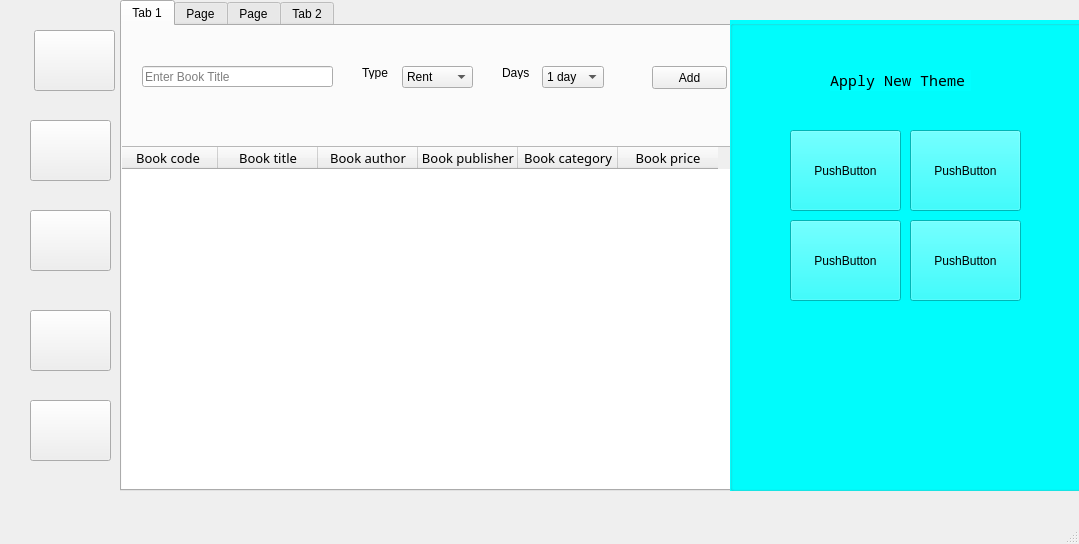
<?xml version="1.0" encoding="UTF-8"?>
<ui version="4.0">
 <class>MainWindow</class>
 <widget class="QMainWindow" name="MainWindow">
  <property name="geometry">
   <rect>
    <x>0</x>
    <y>0</y>
    <width>1079</width>
    <height>544</height>
   </rect>
  </property>
  <property name="windowTitle">
   <string>MainWindow</string>
  </property>
  <widget class="QWidget" name="centralwidget">
   <widget class="QPushButton" name="pushButton">
    <property name="geometry">
     <rect>
      <x>34</x>
      <y>30</y>
      <width>81</width>
      <height>61</height>
     </rect>
    </property>
    <property name="text">
     <string/>
    </property>
    <property name="icon">
     <iconset resource="icons.qrc">
      <normaloff>:/icons/today.png</normaloff>:/icons/today.png</iconset>
    </property>
    <property name="iconSize">
     <size>
      <width>60</width>
      <height>60</height>
     </size>
    </property>
   </widget>
   <widget class="QPushButton" name="pushButton_2">
    <property name="geometry">
     <rect>
      <x>30</x>
      <y>120</y>
      <width>81</width>
      <height>61</height>
     </rect>
    </property>
    <property name="text">
     <string/>
    </property>
    <property name="icon">
     <iconset resource="icons.qrc">
      <normaloff>:/icons/books.png</normaloff>:/icons/books.png</iconset>
    </property>
    <property name="iconSize">
     <size>
      <width>60</width>
      <height>60</height>
     </size>
    </property>
   </widget>
   <widget class="QPushButton" name="pushButton_3">
    <property name="geometry">
     <rect>
      <x>30</x>
      <y>210</y>
      <width>81</width>
      <height>61</height>
     </rect>
    </property>
    <property name="text">
     <string/>
    </property>
    <property name="icon">
     <iconset resource="icons.qrc">
      <normaloff>:/icons/users.png</normaloff>:/icons/users.png</iconset>
    </property>
    <property name="iconSize">
     <size>
      <width>60</width>
      <height>60</height>
     </size>
    </property>
   </widget>
   <widget class="QPushButton" name="pushButton_4">
    <property name="geometry">
     <rect>
      <x>30</x>
      <y>310</y>
      <width>81</width>
      <height>61</height>
     </rect>
    </property>
    <property name="text">
     <string/>
    </property>
    <property name="icon">
     <iconset resource="icons.qrc">
      <normaloff>:/icons/settings.png</normaloff>:/icons/settings.png</iconset>
    </property>
    <property name="iconSize">
     <size>
      <width>60</width>
      <height>60</height>
     </size>
    </property>
   </widget>
   <widget class="QPushButton" name="pushButton_5">
    <property name="geometry">
     <rect>
      <x>30</x>
      <y>400</y>
      <width>81</width>
      <height>61</height>
     </rect>
    </property>
    <property name="text">
     <string/>
    </property>
    <property name="icon">
     <iconset resource="icons.qrc">
      <normaloff>:/icons/themes.jpeg</normaloff>:/icons/themes.jpeg</iconset>
    </property>
    <property name="iconSize">
     <size>
      <width>60</width>
      <height>60</height>
     </size>
    </property>
   </widget>
   <widget class="QTabWidget" name="tabWidget">
    <property name="geometry">
     <rect>
      <x>120</x>
      <y>0</y>
      <width>951</width>
      <height>491</height>
     </rect>
    </property>
    <property name="currentIndex">
     <number>0</number>
    </property>
    <widget class="QWidget" name="tab">
     <attribute name="title">
      <string>Tab 1</string>
     </attribute>
     <widget class="QTableWidget" name="tableWidget">
      <property name="geometry">
       <rect>
        <x>-5</x>
        <y>120</y>
        <width>711</width>
        <height>351</height>
       </rect>
      </property>
      <property name="font">
       <font>
        <family>Ponnala</family>
        <pointsize>10</pointsize>
       </font>
      </property>
      <column>
       <property name="text">
        <string>Book code</string>
       </property>
      </column>
      <column>
       <property name="text">
        <string>Book title</string>
       </property>
      </column>
      <column>
       <property name="text">
        <string>Book author</string>
       </property>
      </column>
      <column>
       <property name="text">
        <string>Book publisher</string>
       </property>
      </column>
      <column>
       <property name="text">
        <string>Book category</string>
       </property>
      </column>
      <column>
       <property name="text">
        <string>Book price</string>
       </property>
      </column>
     </widget>
     <widget class="QPushButton" name="pushButton_6">
      <property name="geometry">
       <rect>
        <x>530</x>
        <y>40</y>
        <width>75</width>
        <height>23</height>
       </rect>
      </property>
      <property name="text">
       <string>Add</string>
      </property>
     </widget>
     <widget class="QLineEdit" name="lineEdit">
      <property name="geometry">
       <rect>
        <x>20</x>
        <y>40</y>
        <width>191</width>
        <height>21</height>
       </rect>
      </property>
      <property name="text">
       <string/>
      </property>
      <property name="placeholderText">
       <string>Enter Book Title</string>
      </property>
     </widget>
     <widget class="QComboBox" name="comboBox">
      <property name="enabled">
       <bool>true</bool>
      </property>
      <property name="geometry">
       <rect>
        <x>280</x>
        <y>40</y>
        <width>71</width>
        <height>22</height>
       </rect>
      </property>
      <property name="duplicatesEnabled">
       <bool>true</bool>
      </property>
      <item>
       <property name="text">
        <string>Rent</string>
       </property>
      </item>
      <item>
       <property name="text">
        <string>Retrieve</string>
       </property>
      </item>
     </widget>
     <widget class="QComboBox" name="comboBox_2">
      <property name="geometry">
       <rect>
        <x>420</x>
        <y>40</y>
        <width>62</width>
        <height>22</height>
       </rect>
      </property>
      <item>
       <property name="text">
        <string>1 day</string>
       </property>
      </item>
      <item>
       <property name="text">
        <string>2 days</string>
       </property>
      </item>
      <item>
       <property name="text">
        <string>3 days</string>
       </property>
      </item>
      <item>
       <property name="text">
        <string>4 days</string>
       </property>
      </item>
      <item>
       <property name="text">
        <string>5 days</string>
       </property>
      </item>
      <item>
       <property name="text">
        <string>10 days</string>
       </property>
      </item>
     </widget>
     <widget class="QLabel" name="label">
      <property name="geometry">
       <rect>
        <x>240</x>
        <y>40</y>
        <width>51</width>
        <height>13</height>
       </rect>
      </property>
      <property name="text">
       <string>Type</string>
      </property>
     </widget>
     <widget class="QLabel" name="label_2">
      <property name="geometry">
       <rect>
        <x>380</x>
        <y>40</y>
        <width>51</width>
        <height>13</height>
       </rect>
      </property>
      <property name="text">
       <string>Days</string>
      </property>
     </widget>
    </widget>
    <widget class="QWidget" name="tab_7">
     <attribute name="title">
      <string>Page</string>
     </attribute>
     <widget class="QTabWidget" name="tabWidget_3">
      <property name="geometry">
       <rect>
        <x>0</x>
        <y>0</y>
        <width>881</width>
        <height>461</height>
       </rect>
      </property>
      <property name="currentIndex">
       <number>1</number>
      </property>
      <widget class="QWidget" name="tab_8">
       <attribute name="title">
        <string>Tab 1</string>
       </attribute>
       <widget class="QLabel" name="label_15">
        <property name="geometry">
         <rect>
          <x>80</x>
          <y>30</y>
          <width>71</width>
          <height>31</height>
         </rect>
        </property>
        <property name="font">
         <font>
          <family>Navilu</family>
          <pointsize>11</pointsize>
         </font>
        </property>
        <property name="text">
         <string>Book Title</string>
        </property>
       </widget>
       <widget class="QLineEdit" name="lineEdit_8">
        <property name="geometry">
         <rect>
          <x>170</x>
          <y>30</y>
          <width>211</width>
          <height>31</height>
         </rect>
        </property>
       </widget>
       <widget class="QPlainTextEdit" name="plainTextEdit_3">
        <property name="geometry">
         <rect>
          <x>10</x>
          <y>80</y>
          <width>371</width>
          <height>251</height>
         </rect>
        </property>
       </widget>
       <widget class="QLabel" name="label_4">
        <property name="geometry">
         <rect>
          <x>510</x>
          <y>30</y>
          <width>71</width>
          <height>31</height>
         </rect>
        </property>
        <property name="font">
         <font>
          <pointsize>11</pointsize>
         </font>
        </property>
        <property name="text">
         <string>Book Code</string>
        </property>
       </widget>
       <widget class="QLineEdit" name="lineEdit_2">
        <property name="geometry">
         <rect>
          <x>610</x>
          <y>30</y>
          <width>221</width>
          <height>31</height>
         </rect>
        </property>
       </widget>
       <widget class="QLineEdit" name="lineEdit_9">
        <property name="geometry">
         <rect>
          <x>610</x>
          <y>240</y>
          <width>221</width>
          <height>31</height>
         </rect>
        </property>
       </widget>
       <widget class="QLabel" name="label_5">
        <property name="geometry">
         <rect>
          <x>530</x>
          <y>240</y>
          <width>71</width>
          <height>31</height>
         </rect>
        </property>
        <property name="font">
         <font>
          <pointsize>11</pointsize>
         </font>
        </property>
        <property name="text">
         <string>Book Title</string>
        </property>
       </widget>
       <widget class="QComboBox" name="comboBox_3">
        <property name="geometry">
         <rect>
          <x>610</x>
          <y>80</y>
          <width>221</width>
          <height>22</height>
         </rect>
        </property>
       </widget>
       <widget class="QComboBox" name="comboBox_9">
        <property name="geometry">
         <rect>
          <x>610</x>
          <y>130</y>
          <width>221</width>
          <height>22</height>
         </rect>
        </property>
       </widget>
       <widget class="QComboBox" name="comboBox_10">
        <property name="geometry">
         <rect>
          <x>610</x>
          <y>180</y>
          <width>221</width>
          <height>22</height>
         </rect>
        </property>
       </widget>
       <widget class="QLabel" name="label_6">
        <property name="geometry">
         <rect>
          <x>530</x>
          <y>80</y>
          <width>71</width>
          <height>31</height>
         </rect>
        </property>
        <property name="font">
         <font>
          <pointsize>11</pointsize>
         </font>
        </property>
        <property name="text">
         <string>Category</string>
        </property>
       </widget>
       <widget class="QLabel" name="label_7">
        <property name="geometry">
         <rect>
          <x>530</x>
          <y>120</y>
          <width>71</width>
          <height>31</height>
         </rect>
        </property>
        <property name="font">
         <font>
          <pointsize>11</pointsize>
         </font>
        </property>
        <property name="text">
         <string>Author</string>
        </property>
       </widget>
       <widget class="QLabel" name="label_8">
        <property name="geometry">
         <rect>
          <x>530</x>
          <y>170</y>
          <width>71</width>
          <height>31</height>
         </rect>
        </property>
        <property name="font">
         <font>
          <pointsize>11</pointsize>
         </font>
        </property>
        <property name="text">
         <string>Publisher</string>
        </property>
       </widget>
       <widget class="QPushButton" name="pushButton_7">
        <property name="geometry">
         <rect>
          <x>430</x>
          <y>350</y>
          <width>111</width>
          <height>23</height>
         </rect>
        </property>
        <property name="font">
         <font>
          <family>Mitra </family>
          <pointsize>10</pointsize>
         </font>
        </property>
        <property name="text">
         <string>Save</string>
        </property>
       </widget>
      </widget>
      <widget class="QWidget" name="tab_9">
       <attribute name="title">
        <string>Tab 2</string>
       </attribute>
       <widget class="QLabel" name="label_3">
        <property name="geometry">
         <rect>
          <x>80</x>
          <y>30</y>
          <width>71</width>
          <height>31</height>
         </rect>
        </property>
        <property name="font">
         <font>
          <family>Navilu</family>
          <pointsize>11</pointsize>
         </font>
        </property>
        <property name="text">
         <string>Book Title</string>
        </property>
       </widget>
       <widget class="QLabel" name="label_16">
        <property name="geometry">
         <rect>
          <x>80</x>
          <y>80</y>
          <width>71</width>
          <height>31</height>
         </rect>
        </property>
        <property name="font">
         <font>
          <family>Navilu</family>
          <pointsize>11</pointsize>
         </font>
        </property>
        <property name="text">
         <string>Book Title</string>
        </property>
       </widget>
       <widget class="QLineEdit" name="lineEdit_3">
        <property name="geometry">
         <rect>
          <x>180</x>
          <y>30</y>
          <width>211</width>
          <height>31</height>
         </rect>
        </property>
       </widget>
       <widget class="QLineEdit" name="lineEdit_4">
        <property name="geometry">
         <rect>
          <x>180</x>
          <y>80</y>
          <width>211</width>
          <height>31</height>
         </rect>
        </property>
       </widget>
       <widget class="QPlainTextEdit" name="plainTextEdit_2">
        <property name="geometry">
         <rect>
          <x>20</x>
          <y>120</y>
          <width>371</width>
          <height>251</height>
         </rect>
        </property>
       </widget>
       <widget class="QPushButton" name="pushButton_8">
        <property name="geometry">
         <rect>
          <x>700</x>
          <y>20</y>
          <width>131</width>
          <height>23</height>
         </rect>
        </property>
        <property name="text">
         <string>Search</string>
        </property>
       </widget>
       <widget class="QLabel" name="label_10">
        <property name="geometry">
         <rect>
          <x>520</x>
          <y>50</y>
          <width>71</width>
          <height>31</height>
         </rect>
        </property>
        <property name="font">
         <font>
          <pointsize>11</pointsize>
         </font>
        </property>
        <property name="text">
         <string>Book Code</string>
        </property>
       </widget>
       <widget class="QLineEdit" name="lineEdit_6">
        <property name="geometry">
         <rect>
          <x>620</x>
          <y>50</y>
          <width>221</width>
          <height>31</height>
         </rect>
        </property>
       </widget>
       <widget class="QLineEdit" name="lineEdit_10">
        <property name="geometry">
         <rect>
          <x>620</x>
          <y>250</y>
          <width>221</width>
          <height>31</height>
         </rect>
        </property>
       </widget>
       <widget class="QComboBox" name="comboBox_6">
        <property name="geometry">
         <rect>
          <x>620</x>
          <y>100</y>
          <width>221</width>
          <height>22</height>
         </rect>
        </property>
       </widget>
       <widget class="QComboBox" name="comboBox_11">
        <property name="geometry">
         <rect>
          <x>620</x>
          <y>150</y>
          <width>221</width>
          <height>22</height>
         </rect>
        </property>
       </widget>
       <widget class="QComboBox" name="comboBox_12">
        <property name="geometry">
         <rect>
          <x>620</x>
          <y>200</y>
          <width>221</width>
          <height>22</height>
         </rect>
        </property>
       </widget>
       <widget class="QLabel" name="label_12">
        <property name="geometry">
         <rect>
          <x>530</x>
          <y>100</y>
          <width>71</width>
          <height>31</height>
         </rect>
        </property>
        <property name="font">
         <font>
          <pointsize>11</pointsize>
         </font>
        </property>
        <property name="text">
         <string>Category</string>
        </property>
       </widget>
       <widget class="QLabel" name="label_13">
        <property name="geometry">
         <rect>
          <x>540</x>
          <y>150</y>
          <width>71</width>
          <height>31</height>
         </rect>
        </property>
        <property name="font">
         <font>
          <pointsize>11</pointsize>
         </font>
        </property>
        <property name="text">
         <string>Author</string>
        </property>
       </widget>
       <widget class="QLabel" name="label_14">
        <property name="geometry">
         <rect>
          <x>540</x>
          <y>190</y>
          <width>71</width>
          <height>31</height>
         </rect>
        </property>
        <property name="font">
         <font>
          <pointsize>11</pointsize>
         </font>
        </property>
        <property name="text">
         <string>Publisher</string>
        </property>
       </widget>
       <widget class="QLabel" name="label_11">
        <property name="geometry">
         <rect>
          <x>540</x>
          <y>240</y>
          <width>71</width>
          <height>31</height>
         </rect>
        </property>
        <property name="font">
         <font>
          <pointsize>11</pointsize>
         </font>
        </property>
        <property name="text">
         <string>Book Title</string>
        </property>
       </widget>
       <widget class="QPushButton" name="pushButton_9">
        <property name="geometry">
         <rect>
          <x>270</x>
          <y>390</y>
          <width>131</width>
          <height>23</height>
         </rect>
        </property>
        <property name="text">
         <string>Delete</string>
        </property>
       </widget>
       <widget class="QPushButton" name="pushButton_10">
        <property name="geometry">
         <rect>
          <x>500</x>
          <y>380</y>
          <width>101</width>
          <height>23</height>
         </rect>
        </property>
        <property name="font">
         <font>
          <family>Mitra </family>
          <pointsize>10</pointsize>
         </font>
        </property>
        <property name="text">
         <string>Save</string>
        </property>
       </widget>
      </widget>
     </widget>
    </widget>
    <widget class="QWidget" name="tab_4">
     <attribute name="title">
      <string>Page</string>
     </attribute>
     <widget class="QTabWidget" name="tabWidget_2">
      <property name="geometry">
       <rect>
        <x>0</x>
        <y>0</y>
        <width>891</width>
        <height>471</height>
       </rect>
      </property>
      <property name="currentIndex">
       <number>2</number>
      </property>
      <widget class="QWidget" name="tab_3">
       <attribute name="title">
        <string>Categories</string>
       </attribute>
       <widget class="QTableWidget" name="tableWidget_2">
        <property name="geometry">
         <rect>
          <x>0</x>
          <y>140</y>
          <width>881</width>
          <height>311</height>
         </rect>
        </property>
        <property name="font">
         <font>
          <pointsize>10</pointsize>
         </font>
        </property>
        <column>
         <property name="text">
          <string>Category Name</string>
         </property>
        </column>
       </widget>
       <widget class="QPushButton" name="pushButton_11">
        <property name="geometry">
         <rect>
          <x>520</x>
          <y>70</y>
          <width>141</width>
          <height>31</height>
         </rect>
        </property>
        <property name="font">
         <font>
          <pointsize>10</pointsize>
         </font>
        </property>
        <property name="text">
         <string>Add New Category</string>
        </property>
       </widget>
       <widget class="QLineEdit" name="lineEdit_5">
        <property name="geometry">
         <rect>
          <x>170</x>
          <y>70</y>
          <width>211</width>
          <height>31</height>
         </rect>
        </property>
       </widget>
       <widget class="QLabel" name="label_9">
        <property name="geometry">
         <rect>
          <x>30</x>
          <y>70</y>
          <width>131</width>
          <height>31</height>
         </rect>
        </property>
        <property name="font">
         <font>
          <family>Navilu</family>
          <pointsize>10</pointsize>
         </font>
        </property>
        <property name="text">
         <string>New Category Name</string>
        </property>
       </widget>
      </widget>
      <widget class="QWidget" name="tab_5">
       <attribute name="title">
        <string>Author</string>
       </attribute>
       <widget class="QLabel" name="label_17">
        <property name="geometry">
         <rect>
          <x>30</x>
          <y>60</y>
          <width>131</width>
          <height>31</height>
         </rect>
        </property>
        <property name="font">
         <font>
          <family>Navilu</family>
          <pointsize>10</pointsize>
         </font>
        </property>
        <property name="text">
         <string>Add New Author</string>
        </property>
       </widget>
       <widget class="QLineEdit" name="lineEdit_7">
        <property name="geometry">
         <rect>
          <x>170</x>
          <y>60</y>
          <width>211</width>
          <height>31</height>
         </rect>
        </property>
       </widget>
       <widget class="QPushButton" name="pushButton_12">
        <property name="geometry">
         <rect>
          <x>530</x>
          <y>60</y>
          <width>141</width>
          <height>31</height>
         </rect>
        </property>
        <property name="font">
         <font>
          <pointsize>10</pointsize>
         </font>
        </property>
        <property name="text">
         <string>Add New Author</string>
        </property>
       </widget>
       <widget class="QTableWidget" name="tableWidget_5">
        <property name="geometry">
         <rect>
          <x>0</x>
          <y>130</y>
          <width>881</width>
          <height>311</height>
         </rect>
        </property>
        <property name="font">
         <font>
          <pointsize>10</pointsize>
         </font>
        </property>
        <column>
         <property name="text">
          <string>Author Name</string>
         </property>
        </column>
       </widget>
      </widget>
      <widget class="QWidget" name="tab_6">
       <attribute name="title">
        <string>Publisher</string>
       </attribute>
       <widget class="QLabel" name="label_18">
        <property name="geometry">
         <rect>
          <x>40</x>
          <y>40</y>
          <width>131</width>
          <height>31</height>
         </rect>
        </property>
        <property name="font">
         <font>
          <family>Navilu</family>
          <pointsize>10</pointsize>
         </font>
        </property>
        <property name="text">
         <string>Add New Publisher</string>
        </property>
       </widget>
       <widget class="QLineEdit" name="lineEdit_11">
        <property name="geometry">
         <rect>
          <x>180</x>
          <y>40</y>
          <width>211</width>
          <height>31</height>
         </rect>
        </property>
       </widget>
       <widget class="QPushButton" name="pushButton_13">
        <property name="geometry">
         <rect>
          <x>520</x>
          <y>40</y>
          <width>141</width>
          <height>31</height>
         </rect>
        </property>
        <property name="font">
         <font>
          <pointsize>10</pointsize>
         </font>
        </property>
        <property name="text">
         <string>Add New Publisher</string>
        </property>
       </widget>
       <widget class="QTableWidget" name="tableWidget_6">
        <property name="geometry">
         <rect>
          <x>0</x>
          <y>130</y>
          <width>881</width>
          <height>311</height>
         </rect>
        </property>
        <property name="font">
         <font>
          <pointsize>10</pointsize>
         </font>
        </property>
        <column>
         <property name="text">
          <string>Publisher Name</string>
         </property>
        </column>
       </widget>
      </widget>
     </widget>
    </widget>
    <widget class="QWidget" name="tab_2">
     <attribute name="title">
      <string>Tab 2</string>
     </attribute>
    </widget>
   </widget>
   <widget class="QGroupBox" name="groupBox">
    <property name="geometry">
     <rect>
      <x>730</x>
      <y>20</y>
      <width>471</width>
      <height>471</height>
     </rect>
    </property>
    <property name="styleSheet">
     <string notr="true">background-color: rgb(0, 255, 255);</string>
    </property>
    <property name="title">
     <string/>
    </property>
    <widget class="QLabel" name="label_19">
     <property name="geometry">
      <rect>
       <x>100</x>
       <y>50</y>
       <width>141</width>
       <height>21</height>
      </rect>
     </property>
     <property name="font">
      <font>
       <family>Noto Mono</family>
       <pointsize>11</pointsize>
      </font>
     </property>
     <property name="text">
      <string>Apply New Theme</string>
     </property>
    </widget>
    <widget class="QPushButton" name="pushButton_14">
     <property name="geometry">
      <rect>
       <x>60</x>
       <y>110</y>
       <width>111</width>
       <height>81</height>
      </rect>
     </property>
     <property name="text">
      <string>PushButton</string>
     </property>
    </widget>
    <widget class="QPushButton" name="pushButton_15">
     <property name="geometry">
      <rect>
       <x>180</x>
       <y>110</y>
       <width>111</width>
       <height>81</height>
      </rect>
     </property>
     <property name="text">
      <string>PushButton</string>
     </property>
    </widget>
    <widget class="QPushButton" name="pushButton_16">
     <property name="geometry">
      <rect>
       <x>180</x>
       <y>200</y>
       <width>111</width>
       <height>81</height>
      </rect>
     </property>
     <property name="text">
      <string>PushButton</string>
     </property>
    </widget>
    <widget class="QPushButton" name="pushButton_17">
     <property name="geometry">
      <rect>
       <x>60</x>
       <y>200</y>
       <width>111</width>
       <height>81</height>
      </rect>
     </property>
     <property name="text">
      <string>PushButton</string>
     </property>
    </widget>
   </widget>
   <zorder>tabWidget</zorder>
   <zorder>pushButton</zorder>
   <zorder>pushButton_2</zorder>
   <zorder>pushButton_3</zorder>
   <zorder>pushButton_4</zorder>
   <zorder>pushButton_5</zorder>
   <zorder>groupBox</zorder>
  </widget>
  <widget class="QMenuBar" name="menubar">
   <property name="geometry">
    <rect>
     <x>0</x>
     <y>0</y>
     <width>1079</width>
     <height>19</height>
    </rect>
   </property>
  </widget>
  <widget class="QStatusBar" name="statusbar"/>
 </widget>
 <resources>
  <include location="icons.qrc"/>
 </resources>
 <connections/>
</ui>
